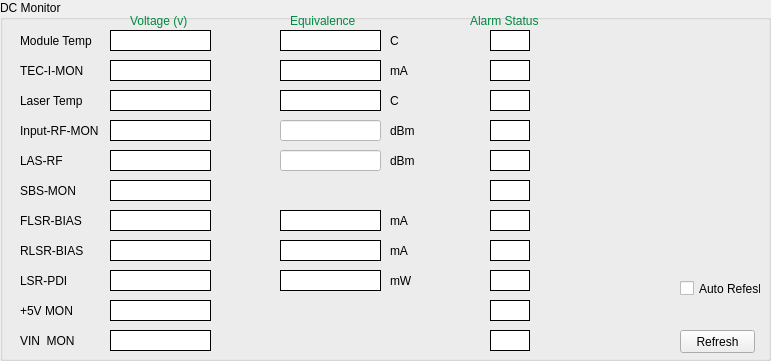
  <widget class="QGroupBox" name="dcMonitorWi">
   <property name="geometry">
    <rect>
     <x>10</x>
     <y>30</y>
     <width>771</width>
     <height>361</height>
    </rect>
   </property>
   <property name="inputMethodHints">
    <set>Qt::ImhNone</set>
   </property>
   <property name="title">
    <string>DC Monitor</string>
   </property>
   <widget class="QLabel" name="label_5">
    <property name="geometry">
     <rect>
      <x>20</x>
      <y>90</y>
      <width>91</width>
      <height>21</height>
     </rect>
    </property>
    <property name="styleSheet">
     <string notr="true">font: 10pt &quot;MS Shell Dlg 2&quot;;</string>
    </property>
    <property name="frameShape">
     <enum>QFrame::NoFrame</enum>
    </property>
    <property name="text">
     <string>Laser Temp</string>
    </property>
   </widget>
   <widget class="QLabel" name="label_2">
    <property name="geometry">
     <rect>
      <x>20</x>
      <y>30</y>
      <width>111</width>
      <height>21</height>
     </rect>
    </property>
    <property name="styleSheet">
     <string notr="true">font: 10pt &quot;MS Shell Dlg 2&quot;;</string>
    </property>
    <property name="frameShape">
     <enum>QFrame::NoFrame</enum>
    </property>
    <property name="text">
     <string>Module Temp</string>
    </property>
   </widget>
   <widget class="QLabel" name="label_8">
    <property name="geometry">
     <rect>
      <x>20</x>
      <y>180</y>
      <width>111</width>
      <height>21</height>
     </rect>
    </property>
    <property name="styleSheet">
     <string notr="true">font: 10pt &quot;MS Shell Dlg 2&quot;;</string>
    </property>
    <property name="frameShape">
     <enum>QFrame::NoFrame</enum>
    </property>
    <property name="text">
     <string>SBS-MON</string>
    </property>
   </widget>
   <widget class="QLabel" name="label_4">
    <property name="geometry">
     <rect>
      <x>20</x>
      <y>120</y>
      <width>101</width>
      <height>21</height>
     </rect>
    </property>
    <property name="styleSheet">
     <string notr="true">font: 10pt &quot;MS Shell Dlg 2&quot;;</string>
    </property>
    <property name="frameShape">
     <enum>QFrame::NoFrame</enum>
    </property>
    <property name="text">
     <string>Input-RF-MON</string>
    </property>
   </widget>
   <widget class="QLabel" name="label_7">
    <property name="geometry">
     <rect>
      <x>20</x>
      <y>150</y>
      <width>71</width>
      <height>21</height>
     </rect>
    </property>
    <property name="styleSheet">
     <string notr="true">font: 10pt &quot;MS Shell Dlg 2&quot;;</string>
    </property>
    <property name="frameShape">
     <enum>QFrame::NoFrame</enum>
    </property>
    <property name="text">
     <string>LAS-RF</string>
    </property>
   </widget>
   <widget class="QLabel" name="label_9">
    <property name="geometry">
     <rect>
      <x>20</x>
      <y>270</y>
      <width>91</width>
      <height>21</height>
     </rect>
    </property>
    <property name="styleSheet">
     <string notr="true">font: 10pt &quot;MS Shell Dlg 2&quot;;</string>
    </property>
    <property name="frameShape">
     <enum>QFrame::NoFrame</enum>
    </property>
    <property name="text">
     <string>LSR-PDI</string>
    </property>
   </widget>
   <widget class="QLabel" name="label_6">
    <property name="geometry">
     <rect>
      <x>20</x>
      <y>210</y>
      <width>101</width>
      <height>21</height>
     </rect>
    </property>
    <property name="styleSheet">
     <string notr="true">font: 10pt &quot;MS Shell Dlg 2&quot;;</string>
    </property>
    <property name="frameShape">
     <enum>QFrame::NoFrame</enum>
    </property>
    <property name="text">
     <string>FLSR-BIAS</string>
    </property>
   </widget>
   <widget class="QLabel" name="label_3">
    <property name="geometry">
     <rect>
      <x>20</x>
      <y>60</y>
      <width>91</width>
      <height>21</height>
     </rect>
    </property>
    <property name="styleSheet">
     <string notr="true">font: 10pt &quot;MS Shell Dlg 2&quot;;</string>
    </property>
    <property name="frameShape">
     <enum>QFrame::NoFrame</enum>
    </property>
    <property name="text">
     <string>TEC-I-MON</string>
    </property>
   </widget>
   <widget class="QLabel" name="label_10">
    <property name="geometry">
     <rect>
      <x>20</x>
      <y>240</y>
      <width>101</width>
      <height>21</height>
     </rect>
    </property>
    <property name="styleSheet">
     <string notr="true">font: 10pt &quot;MS Shell Dlg 2&quot;;</string>
    </property>
    <property name="frameShape">
     <enum>QFrame::NoFrame</enum>
    </property>
    <property name="text">
     <string>RLSR-BIAS</string>
    </property>
   </widget>
   <widget class="QLabel" name="label_13">
    <property name="geometry">
     <rect>
      <x>390</x>
      <y>120</y>
      <width>31</width>
      <height>21</height>
     </rect>
    </property>
    <property name="styleSheet">
     <string notr="true">font: 10pt &quot;MS Shell Dlg 2&quot;;</string>
    </property>
    <property name="frameShape">
     <enum>QFrame::NoFrame</enum>
    </property>
    <property name="text">
     <string>dBm</string>
    </property>
   </widget>
   <widget class="QLabel" name="label_22">
    <property name="geometry">
     <rect>
      <x>20</x>
      <y>300</y>
      <width>91</width>
      <height>21</height>
     </rect>
    </property>
    <property name="styleSheet">
     <string notr="true">font: 10pt &quot;MS Shell Dlg 2&quot;;</string>
    </property>
    <property name="frameShape">
     <enum>QFrame::NoFrame</enum>
    </property>
    <property name="text">
     <string>+5V MON</string>
    </property>
   </widget>
   <widget class="QLabel" name="label_61">
    <property name="geometry">
     <rect>
      <x>470</x>
      <y>10</y>
      <width>81</width>
      <height>21</height>
     </rect>
    </property>
    <property name="styleSheet">
     <string notr="true">color: rgb(0, 136, 65);
font: 10pt &quot;MS Shell Dlg 2&quot;;</string>
    </property>
    <property name="text">
     <string>Alarm Status</string>
    </property>
   </widget>
   <widget class="QLabel" name="label_62">
    <property name="geometry">
     <rect>
      <x>130</x>
      <y>10</y>
      <width>71</width>
      <height>21</height>
     </rect>
    </property>
    <property name="styleSheet">
     <string notr="true">color: rgb(0, 136, 65);
font: 10pt &quot;MS Shell Dlg 2&quot;;</string>
    </property>
    <property name="text">
     <string>Voltage (v)</string>
    </property>
   </widget>
   <widget class="QLabel" name="label_63">
    <property name="geometry">
     <rect>
      <x>290</x>
      <y>10</y>
      <width>71</width>
      <height>21</height>
     </rect>
    </property>
    <property name="styleSheet">
     <string notr="true">color: rgb(0, 136, 65);
font: 10pt &quot;MS Shell Dlg 2&quot;;</string>
    </property>
    <property name="text">
     <string>Equivalence</string>
    </property>
   </widget>
   <widget class="QLabel" name="label_15">
    <property name="geometry">
     <rect>
      <x>390</x>
      <y>30</y>
      <width>31</width>
      <height>21</height>
     </rect>
    </property>
    <property name="styleSheet">
     <string notr="true">font: 10pt &quot;MS Shell Dlg 2&quot;;</string>
    </property>
    <property name="frameShape">
     <enum>QFrame::NoFrame</enum>
    </property>
    <property name="text">
     <string>C</string>
    </property>
   </widget>
   <widget class="QLabel" name="label_24">
    <property name="geometry">
     <rect>
      <x>390</x>
      <y>90</y>
      <width>31</width>
      <height>21</height>
     </rect>
    </property>
    <property name="styleSheet">
     <string notr="true">font: 10pt &quot;MS Shell Dlg 2&quot;;</string>
    </property>
    <property name="frameShape">
     <enum>QFrame::NoFrame</enum>
    </property>
    <property name="text">
     <string>C</string>
    </property>
   </widget>
   <widget class="QLabel" name="label_25">
    <property name="geometry">
     <rect>
      <x>390</x>
      <y>210</y>
      <width>31</width>
      <height>21</height>
     </rect>
    </property>
    <property name="styleSheet">
     <string notr="true">font: 10pt &quot;MS Shell Dlg 2&quot;;</string>
    </property>
    <property name="frameShape">
     <enum>QFrame::NoFrame</enum>
    </property>
    <property name="text">
     <string>mA</string>
    </property>
   </widget>
   <widget class="QLabel" name="label_26">
    <property name="geometry">
     <rect>
      <x>390</x>
      <y>240</y>
      <width>31</width>
      <height>21</height>
     </rect>
    </property>
    <property name="styleSheet">
     <string notr="true">font: 10pt &quot;MS Shell Dlg 2&quot;;</string>
    </property>
    <property name="frameShape">
     <enum>QFrame::NoFrame</enum>
    </property>
    <property name="text">
     <string>mA</string>
    </property>
   </widget>
   <widget class="QLabel" name="label_27">
    <property name="geometry">
     <rect>
      <x>390</x>
      <y>60</y>
      <width>31</width>
      <height>21</height>
     </rect>
    </property>
    <property name="styleSheet">
     <string notr="true">font: 10pt &quot;MS Shell Dlg 2&quot;;</string>
    </property>
    <property name="frameShape">
     <enum>QFrame::NoFrame</enum>
    </property>
    <property name="text">
     <string>mA</string>
    </property>
   </widget>
   <widget class="QLabel" name="label_23">
    <property name="geometry">
     <rect>
      <x>390</x>
      <y>150</y>
      <width>31</width>
      <height>21</height>
     </rect>
    </property>
    <property name="styleSheet">
     <string notr="true">font: 10pt &quot;MS Shell Dlg 2&quot;;</string>
    </property>
    <property name="frameShape">
     <enum>QFrame::NoFrame</enum>
    </property>
    <property name="text">
     <string>dBm</string>
    </property>
   </widget>
   <widget class="QLabel" name="label_79">
    <property name="geometry">
     <rect>
      <x>20</x>
      <y>330</y>
      <width>91</width>
      <height>21</height>
     </rect>
    </property>
    <property name="styleSheet">
     <string notr="true">font: 10pt &quot;MS Shell Dlg 2&quot;;</string>
    </property>
    <property name="frameShape">
     <enum>QFrame::NoFrame</enum>
    </property>
    <property name="text">
     <string>VIN  MON</string>
    </property>
   </widget>
   <widget class="QCheckBox" name="continueBo">
    <property name="geometry">
     <rect>
      <x>680</x>
      <y>280</y>
      <width>81</width>
      <height>17</height>
     </rect>
    </property>
    <property name="text">
     <string>Auto Refesh</string>
    </property>
   </widget>
   <widget class="QPushButton" name="refreshBu">
    <property name="geometry">
     <rect>
      <x>680</x>
      <y>330</y>
      <width>75</width>
      <height>23</height>
     </rect>
    </property>
    <property name="text">
     <string>Refresh</string>
    </property>
   </widget>
   <widget class="QLabel" name="ModuleTemp_da">
    <property name="geometry">
     <rect>
      <x>110</x>
      <y>30</y>
      <width>101</width>
      <height>21</height>
     </rect>
    </property>
    <property name="styleSheet">
     <string notr="true">background-color: rgb(255, 255, 255);
border-color: rgb(0, 0, 0);
font: 11pt &quot;MS Shell Dlg 2&quot;;</string>
    </property>
    <property name="frameShape">
     <enum>QFrame::Box</enum>
    </property>
    <property name="frameShadow">
     <enum>QFrame::Plain</enum>
    </property>
    <property name="text">
     <string/>
    </property>
    <property name="alignment">
     <set>Qt::AlignCenter</set>
    </property>
   </widget>
   <widget class="QLabel" name="TEC_I_MON_da">
    <property name="geometry">
     <rect>
      <x>110</x>
      <y>60</y>
      <width>101</width>
      <height>21</height>
     </rect>
    </property>
    <property name="styleSheet">
     <string notr="true">background-color: rgb(255, 255, 255);
border-color: rgb(0, 0, 0);
font: 11pt &quot;MS Shell Dlg 2&quot;;</string>
    </property>
    <property name="frameShape">
     <enum>QFrame::Box</enum>
    </property>
    <property name="frameShadow">
     <enum>QFrame::Plain</enum>
    </property>
    <property name="text">
     <string/>
    </property>
    <property name="alignment">
     <set>Qt::AlignCenter</set>
    </property>
   </widget>
   <widget class="QLabel" name="Input_RF_MON_da">
    <property name="geometry">
     <rect>
      <x>110</x>
      <y>120</y>
      <width>101</width>
      <height>21</height>
     </rect>
    </property>
    <property name="styleSheet">
     <string notr="true">background-color: rgb(255, 255, 255);
border-color: rgb(0, 0, 0);
font: 11pt &quot;MS Shell Dlg 2&quot;;</string>
    </property>
    <property name="frameShape">
     <enum>QFrame::Box</enum>
    </property>
    <property name="frameShadow">
     <enum>QFrame::Plain</enum>
    </property>
    <property name="text">
     <string/>
    </property>
    <property name="alignment">
     <set>Qt::AlignCenter</set>
    </property>
   </widget>
   <widget class="QLabel" name="Laser_Temp_da">
    <property name="geometry">
     <rect>
      <x>110</x>
      <y>90</y>
      <width>101</width>
      <height>21</height>
     </rect>
    </property>
    <property name="styleSheet">
     <string notr="true">background-color: rgb(255, 255, 255);
border-color: rgb(0, 0, 0);
font: 11pt &quot;MS Shell Dlg 2&quot;;</string>
    </property>
    <property name="frameShape">
     <enum>QFrame::Box</enum>
    </property>
    <property name="frameShadow">
     <enum>QFrame::Plain</enum>
    </property>
    <property name="text">
     <string/>
    </property>
    <property name="alignment">
     <set>Qt::AlignCenter</set>
    </property>
   </widget>
   <widget class="QLabel" name="SBS_MON_da">
    <property name="geometry">
     <rect>
      <x>110</x>
      <y>180</y>
      <width>101</width>
      <height>21</height>
     </rect>
    </property>
    <property name="styleSheet">
     <string notr="true">background-color: rgb(255, 255, 255);
border-color: rgb(0, 0, 0);
font: 11pt &quot;MS Shell Dlg 2&quot;;</string>
    </property>
    <property name="frameShape">
     <enum>QFrame::Box</enum>
    </property>
    <property name="frameShadow">
     <enum>QFrame::Plain</enum>
    </property>
    <property name="text">
     <string/>
    </property>
    <property name="alignment">
     <set>Qt::AlignCenter</set>
    </property>
   </widget>
   <widget class="QLabel" name="LAS_RF_da">
    <property name="geometry">
     <rect>
      <x>110</x>
      <y>150</y>
      <width>101</width>
      <height>21</height>
     </rect>
    </property>
    <property name="styleSheet">
     <string notr="true">background-color: rgb(255, 255, 255);
border-color: rgb(0, 0, 0);
font: 11pt &quot;MS Shell Dlg 2&quot;;</string>
    </property>
    <property name="frameShape">
     <enum>QFrame::Box</enum>
    </property>
    <property name="frameShadow">
     <enum>QFrame::Plain</enum>
    </property>
    <property name="text">
     <string/>
    </property>
    <property name="alignment">
     <set>Qt::AlignCenter</set>
    </property>
   </widget>
   <widget class="QLabel" name="RLSR_BIAS_da">
    <property name="geometry">
     <rect>
      <x>110</x>
      <y>240</y>
      <width>101</width>
      <height>21</height>
     </rect>
    </property>
    <property name="styleSheet">
     <string notr="true">background-color: rgb(255, 255, 255);
border-color: rgb(0, 0, 0);
font: 11pt &quot;MS Shell Dlg 2&quot;;</string>
    </property>
    <property name="frameShape">
     <enum>QFrame::Box</enum>
    </property>
    <property name="frameShadow">
     <enum>QFrame::Plain</enum>
    </property>
    <property name="text">
     <string/>
    </property>
    <property name="alignment">
     <set>Qt::AlignCenter</set>
    </property>
   </widget>
   <widget class="QLabel" name="FLSR_BIAS_da">
    <property name="geometry">
     <rect>
      <x>110</x>
      <y>210</y>
      <width>101</width>
      <height>21</height>
     </rect>
    </property>
    <property name="styleSheet">
     <string notr="true">background-color: rgb(255, 255, 255);
border-color: rgb(0, 0, 0);
font: 11pt &quot;MS Shell Dlg 2&quot;;</string>
    </property>
    <property name="frameShape">
     <enum>QFrame::Box</enum>
    </property>
    <property name="frameShadow">
     <enum>QFrame::Plain</enum>
    </property>
    <property name="text">
     <string/>
    </property>
    <property name="alignment">
     <set>Qt::AlignCenter</set>
    </property>
   </widget>
   <widget class="QLabel" name="LSR_PDI_da">
    <property name="geometry">
     <rect>
      <x>110</x>
      <y>270</y>
      <width>101</width>
      <height>21</height>
     </rect>
    </property>
    <property name="styleSheet">
     <string notr="true">background-color: rgb(255, 255, 255);
border-color: rgb(0, 0, 0);
font: 11pt &quot;MS Shell Dlg 2&quot;;</string>
    </property>
    <property name="frameShape">
     <enum>QFrame::Box</enum>
    </property>
    <property name="frameShadow">
     <enum>QFrame::Plain</enum>
    </property>
    <property name="text">
     <string/>
    </property>
    <property name="alignment">
     <set>Qt::AlignCenter</set>
    </property>
   </widget>
   <widget class="QLabel" name="v24_da">
    <property name="geometry">
     <rect>
      <x>110</x>
      <y>330</y>
      <width>101</width>
      <height>21</height>
     </rect>
    </property>
    <property name="styleSheet">
     <string notr="true">background-color: rgb(255, 255, 255);
border-color: rgb(0, 0, 0);
font: 11pt &quot;MS Shell Dlg 2&quot;;</string>
    </property>
    <property name="frameShape">
     <enum>QFrame::Box</enum>
    </property>
    <property name="frameShadow">
     <enum>QFrame::Plain</enum>
    </property>
    <property name="text">
     <string/>
    </property>
    <property name="alignment">
     <set>Qt::AlignCenter</set>
    </property>
   </widget>
   <widget class="QLabel" name="v5_da">
    <property name="geometry">
     <rect>
      <x>110</x>
      <y>300</y>
      <width>101</width>
      <height>21</height>
     </rect>
    </property>
    <property name="styleSheet">
     <string notr="true">background-color: rgb(255, 255, 255);
border-color: rgb(0, 0, 0);
font: 11pt &quot;MS Shell Dlg 2&quot;;</string>
    </property>
    <property name="frameShape">
     <enum>QFrame::Box</enum>
    </property>
    <property name="frameShadow">
     <enum>QFrame::Plain</enum>
    </property>
    <property name="text">
     <string/>
    </property>
    <property name="alignment">
     <set>Qt::AlignCenter</set>
    </property>
   </widget>
   <widget class="QLabel" name="TEC_I_MON_da_2">
    <property name="geometry">
     <rect>
      <x>280</x>
      <y>60</y>
      <width>101</width>
      <height>21</height>
     </rect>
    </property>
    <property name="styleSheet">
     <string notr="true">background-color: rgb(255, 255, 255);
border-color: rgb(0, 0, 0);
font: 11pt &quot;MS Shell Dlg 2&quot;;</string>
    </property>
    <property name="frameShape">
     <enum>QFrame::Box</enum>
    </property>
    <property name="frameShadow">
     <enum>QFrame::Plain</enum>
    </property>
    <property name="text">
     <string/>
    </property>
    <property name="alignment">
     <set>Qt::AlignCenter</set>
    </property>
   </widget>
   <widget class="QLabel" name="ModuleTemp_da_2">
    <property name="geometry">
     <rect>
      <x>280</x>
      <y>30</y>
      <width>101</width>
      <height>21</height>
     </rect>
    </property>
    <property name="styleSheet">
     <string notr="true">background-color: rgb(255, 255, 255);
border-color: rgb(0, 0, 0);
font: 11pt &quot;MS Shell Dlg 2&quot;;</string>
    </property>
    <property name="frameShape">
     <enum>QFrame::Box</enum>
    </property>
    <property name="frameShadow">
     <enum>QFrame::Plain</enum>
    </property>
    <property name="text">
     <string/>
    </property>
    <property name="alignment">
     <set>Qt::AlignCenter</set>
    </property>
   </widget>
   <widget class="QLabel" name="Laser_Temp_da_2">
    <property name="geometry">
     <rect>
      <x>280</x>
      <y>90</y>
      <width>101</width>
      <height>21</height>
     </rect>
    </property>
    <property name="styleSheet">
     <string notr="true">background-color: rgb(255, 255, 255);
border-color: rgb(0, 0, 0);
font: 11pt &quot;MS Shell Dlg 2&quot;;</string>
    </property>
    <property name="frameShape">
     <enum>QFrame::Box</enum>
    </property>
    <property name="frameShadow">
     <enum>QFrame::Plain</enum>
    </property>
    <property name="text">
     <string/>
    </property>
    <property name="alignment">
     <set>Qt::AlignCenter</set>
    </property>
   </widget>
   <widget class="QLabel" name="FLSR_BIAS_da_2">
    <property name="geometry">
     <rect>
      <x>280</x>
      <y>210</y>
      <width>101</width>
      <height>21</height>
     </rect>
    </property>
    <property name="styleSheet">
     <string notr="true">background-color: rgb(255, 255, 255);
border-color: rgb(0, 0, 0);
font: 11pt &quot;MS Shell Dlg 2&quot;;</string>
    </property>
    <property name="frameShape">
     <enum>QFrame::Box</enum>
    </property>
    <property name="frameShadow">
     <enum>QFrame::Plain</enum>
    </property>
    <property name="text">
     <string/>
    </property>
    <property name="alignment">
     <set>Qt::AlignCenter</set>
    </property>
   </widget>
   <widget class="QLabel" name="RLSR_BIAS_da_2">
    <property name="geometry">
     <rect>
      <x>280</x>
      <y>240</y>
      <width>101</width>
      <height>21</height>
     </rect>
    </property>
    <property name="styleSheet">
     <string notr="true">background-color: rgb(255, 255, 255);
border-color: rgb(0, 0, 0);
font: 11pt &quot;MS Shell Dlg 2&quot;;</string>
    </property>
    <property name="frameShape">
     <enum>QFrame::Box</enum>
    </property>
    <property name="frameShadow">
     <enum>QFrame::Plain</enum>
    </property>
    <property name="text">
     <string/>
    </property>
    <property name="alignment">
     <set>Qt::AlignCenter</set>
    </property>
   </widget>
   <widget class="QLabel" name="ModuleTemp_al">
    <property name="geometry">
     <rect>
      <x>490</x>
      <y>30</y>
      <width>40</width>
      <height>21</height>
     </rect>
    </property>
    <property name="styleSheet">
     <string notr="true">background-color: rgb(255, 255, 255);
border-color: rgb(0, 0, 0);</string>
    </property>
    <property name="frameShape">
     <enum>QFrame::Box</enum>
    </property>
    <property name="frameShadow">
     <enum>QFrame::Plain</enum>
    </property>
    <property name="text">
     <string/>
    </property>
    <property name="alignment">
     <set>Qt::AlignCenter</set>
    </property>
   </widget>
   <widget class="QLabel" name="TEC_I_MON_al">
    <property name="geometry">
     <rect>
      <x>490</x>
      <y>60</y>
      <width>40</width>
      <height>21</height>
     </rect>
    </property>
    <property name="styleSheet">
     <string notr="true">background-color: rgb(255, 255, 255);
border-color: rgb(0, 0, 0);</string>
    </property>
    <property name="frameShape">
     <enum>QFrame::Box</enum>
    </property>
    <property name="frameShadow">
     <enum>QFrame::Plain</enum>
    </property>
    <property name="text">
     <string/>
    </property>
    <property name="alignment">
     <set>Qt::AlignCenter</set>
    </property>
   </widget>
   <widget class="QLabel" name="v24_al">
    <property name="geometry">
     <rect>
      <x>490</x>
      <y>330</y>
      <width>40</width>
      <height>21</height>
     </rect>
    </property>
    <property name="styleSheet">
     <string notr="true">background-color: rgb(255, 255, 255);
border-color: rgb(0, 0, 0);</string>
    </property>
    <property name="frameShape">
     <enum>QFrame::Box</enum>
    </property>
    <property name="frameShadow">
     <enum>QFrame::Plain</enum>
    </property>
    <property name="text">
     <string/>
    </property>
    <property name="alignment">
     <set>Qt::AlignCenter</set>
    </property>
   </widget>
   <widget class="QLabel" name="Input_RF_MON_al">
    <property name="geometry">
     <rect>
      <x>490</x>
      <y>120</y>
      <width>40</width>
      <height>21</height>
     </rect>
    </property>
    <property name="styleSheet">
     <string notr="true">background-color: rgb(255, 255, 255);
border-color: rgb(0, 0, 0);</string>
    </property>
    <property name="frameShape">
     <enum>QFrame::Box</enum>
    </property>
    <property name="frameShadow">
     <enum>QFrame::Plain</enum>
    </property>
    <property name="text">
     <string/>
    </property>
    <property name="alignment">
     <set>Qt::AlignCenter</set>
    </property>
   </widget>
   <widget class="QLabel" name="FLSR_BIAS_al">
    <property name="geometry">
     <rect>
      <x>490</x>
      <y>210</y>
      <width>40</width>
      <height>21</height>
     </rect>
    </property>
    <property name="styleSheet">
     <string notr="true">background-color: rgb(255, 255, 255);
border-color: rgb(0, 0, 0);</string>
    </property>
    <property name="frameShape">
     <enum>QFrame::Box</enum>
    </property>
    <property name="frameShadow">
     <enum>QFrame::Plain</enum>
    </property>
    <property name="text">
     <string/>
    </property>
    <property name="alignment">
     <set>Qt::AlignCenter</set>
    </property>
   </widget>
   <widget class="QLabel" name="SBS_MON_al">
    <property name="geometry">
     <rect>
      <x>490</x>
      <y>180</y>
      <width>40</width>
      <height>21</height>
     </rect>
    </property>
    <property name="styleSheet">
     <string notr="true">background-color: rgb(255, 255, 255);
border-color: rgb(0, 0, 0);</string>
    </property>
    <property name="frameShape">
     <enum>QFrame::Box</enum>
    </property>
    <property name="frameShadow">
     <enum>QFrame::Plain</enum>
    </property>
    <property name="text">
     <string/>
    </property>
    <property name="alignment">
     <set>Qt::AlignCenter</set>
    </property>
   </widget>
   <widget class="QLabel" name="LAS_RF_al">
    <property name="geometry">
     <rect>
      <x>490</x>
      <y>150</y>
      <width>40</width>
      <height>21</height>
     </rect>
    </property>
    <property name="styleSheet">
     <string notr="true">background-color: rgb(255, 255, 255);
border-color: rgb(0, 0, 0);</string>
    </property>
    <property name="frameShape">
     <enum>QFrame::Box</enum>
    </property>
    <property name="frameShadow">
     <enum>QFrame::Plain</enum>
    </property>
    <property name="text">
     <string/>
    </property>
    <property name="alignment">
     <set>Qt::AlignCenter</set>
    </property>
   </widget>
   <widget class="QLabel" name="RLSR_BIAS_al">
    <property name="geometry">
     <rect>
      <x>490</x>
      <y>240</y>
      <width>40</width>
      <height>21</height>
     </rect>
    </property>
    <property name="styleSheet">
     <string notr="true">background-color: rgb(255, 255, 255);
border-color: rgb(0, 0, 0);</string>
    </property>
    <property name="frameShape">
     <enum>QFrame::Box</enum>
    </property>
    <property name="frameShadow">
     <enum>QFrame::Plain</enum>
    </property>
    <property name="text">
     <string/>
    </property>
    <property name="alignment">
     <set>Qt::AlignCenter</set>
    </property>
   </widget>
   <widget class="QLabel" name="LSR_PDI_al">
    <property name="geometry">
     <rect>
      <x>490</x>
      <y>270</y>
      <width>40</width>
      <height>21</height>
     </rect>
    </property>
    <property name="styleSheet">
     <string notr="true">background-color: rgb(255, 255, 255);
border-color: rgb(0, 0, 0);</string>
    </property>
    <property name="frameShape">
     <enum>QFrame::Box</enum>
    </property>
    <property name="frameShadow">
     <enum>QFrame::Plain</enum>
    </property>
    <property name="text">
     <string/>
    </property>
    <property name="alignment">
     <set>Qt::AlignCenter</set>
    </property>
   </widget>
   <widget class="QLabel" name="Laser_Temp_al">
    <property name="geometry">
     <rect>
      <x>490</x>
      <y>90</y>
      <width>40</width>
      <height>21</height>
     </rect>
    </property>
    <property name="styleSheet">
     <string notr="true">background-color: rgb(255, 255, 255);
border-color: rgb(0, 0, 0);</string>
    </property>
    <property name="frameShape">
     <enum>QFrame::Box</enum>
    </property>
    <property name="frameShadow">
     <enum>QFrame::Plain</enum>
    </property>
    <property name="text">
     <string/>
    </property>
    <property name="alignment">
     <set>Qt::AlignCenter</set>
    </property>
   </widget>
   <widget class="QLabel" name="v5_al">
    <property name="geometry">
     <rect>
      <x>490</x>
      <y>300</y>
      <width>40</width>
      <height>21</height>
     </rect>
    </property>
    <property name="styleSheet">
     <string notr="true">background-color: rgb(255, 255, 255);
border-color: rgb(0, 0, 0);</string>
    </property>
    <property name="frameShape">
     <enum>QFrame::Box</enum>
    </property>
    <property name="frameShadow">
     <enum>QFrame::Plain</enum>
    </property>
    <property name="text">
     <string/>
    </property>
    <property name="alignment">
     <set>Qt::AlignCenter</set>
    </property>
   </widget>
   <widget class="QLabel" name="LSR_PDI_da_2">
    <property name="geometry">
     <rect>
      <x>280</x>
      <y>270</y>
      <width>101</width>
      <height>21</height>
     </rect>
    </property>
    <property name="styleSheet">
     <string notr="true">background-color: rgb(255, 255, 255);
border-color: rgb(0, 0, 0);
font: 11pt &quot;MS Shell Dlg 2&quot;;</string>
    </property>
    <property name="frameShape">
     <enum>QFrame::Box</enum>
    </property>
    <property name="frameShadow">
     <enum>QFrame::Plain</enum>
    </property>
    <property name="text">
     <string/>
    </property>
    <property name="alignment">
     <set>Qt::AlignCenter</set>
    </property>
   </widget>
   <widget class="QLabel" name="label_81">
    <property name="geometry">
     <rect>
      <x>390</x>
      <y>270</y>
      <width>31</width>
      <height>21</height>
     </rect>
    </property>
    <property name="styleSheet">
     <string notr="true">font: 10pt &quot;MS Shell Dlg 2&quot;;</string>
    </property>
    <property name="frameShape">
     <enum>QFrame::NoFrame</enum>
    </property>
    <property name="text">
     <string>mW</string>
    </property>
   </widget>
   <widget class="QLineEdit" name="Input_RF_MON_dbm">
    <property name="enabled">
     <bool>true</bool>
    </property>
    <property name="geometry">
     <rect>
      <x>280</x>
      <y>120</y>
      <width>101</width>
      <height>21</height>
     </rect>
    </property>
    <property name="styleSheet">
     <string notr="true">background-color: rgb(255, 255, 255);
color: rgb(0, 0, 0);
border-color: rgb(0, 0, 0);
font: 11pt &quot;MS Shell Dlg 2&quot;;border-width: 1px;</string>
    </property>
    <property name="alignment">
     <set>Qt::AlignCenter</set>
    </property>
   </widget>
   <widget class="QLineEdit" name="LAS_RF_dbm">
    <property name="enabled">
     <bool>true</bool>
    </property>
    <property name="geometry">
     <rect>
      <x>280</x>
      <y>150</y>
      <width>101</width>
      <height>21</height>
     </rect>
    </property>
    <property name="styleSheet">
     <string notr="true">background-color: rgb(255, 255, 255);
color: rgb(0, 0, 0);
border-color: rgb(0, 0, 0);
font: 11pt &quot;MS Shell Dlg 2&quot;;border-width: 2px;</string>
    </property>
    <property name="alignment">
     <set>Qt::AlignCenter</set>
    </property>
   </widget>
  </widget>
